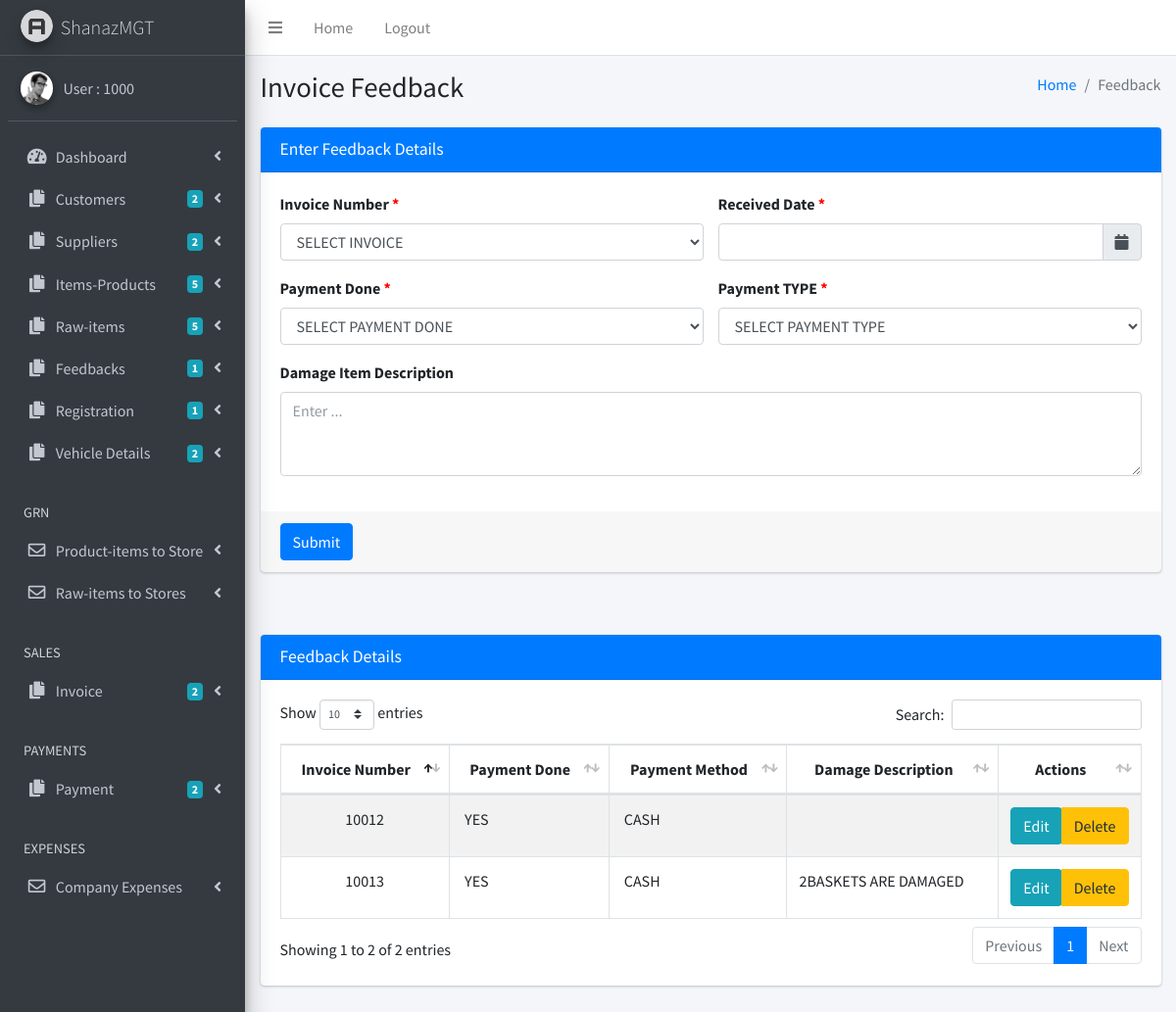
Page /feedback_customer.php (signed in) on the committed database.
### tables this page shows
CREATE TABLE IF NOT EXISTS `feedback` (
  `id` int(11) NOT NULL AUTO_INCREMENT,
  `invoice_id` int(11) NOT NULL,
  `recieved_date` datetime NOT NULL,
  `pay_done` varchar(5) NOT NULL,
  `description` varchar(100) NOT NULL,
  `user` int(5) NOT NULL,
  `status` int(2) NOT NULL DEFAULT '1',
  `entered_date` datetime NOT NULL DEFAULT CURRENT_TIMESTAMP,
  `pay_type` varchar(6) NOT NULL,
  PRIMARY KEY (`id`),
  KEY `user id_idx` (`user`)
);

### feedback_customer.php (the view, shortened to what this page needs)
<!DOCTYPE html>
<html>
    <head>
        <link rel="stylesheet" href="plugins/fontawesome-free/css/all.min.css">
        <link rel="stylesheet" href="https://code.ionicframework.com/ionicons/2.0.1/css/ionicons.min.css">
        <link rel="stylesheet" href="dist/css/adminlte.min.css">
        <link rel="stylesheet" href="plugins/datatables-bs4/css/dataTables.bootstrap4.min.css">
        <link rel="stylesheet" href="plugins/datatables-responsive/css/responsive.bootstrap4.min.css">
        <link rel="stylesheet" href="plugins/select2/css/select2.min.css">
        <link rel="stylesheet" href="plugins/select2-bootstrap4-theme/select2-bootstrap4.min.css">
        <link rel="stylesheet" href="plugins/bootstrap4-duallistbox/bootstrap-duallistbox.min.css">
        <link rel="stylesheet" href="dist/css/adminlte.min.css">
        <link rel="stylesheet" href="plugins/datatables-bs4/css/dataTables.bootstrap4.min.css">
        <link rel="stylesheet" href="plugins/datatables-responsive/css/responsive.bootstrap4.min.css">
        <link rel="stylesheet" href="plugins/fontawesome-free/css/all.min.css">
  <link rel="stylesheet" href="https://code.ionicframework.com/ionicons/2.0.1/css/ionicons.min.css">
  <link rel="stylesheet" href="plugins/overlayScrollbars/css/OverlayScrollbars.min.css">
  <link rel="stylesheet" href="dist/css/adminlte.min.css">
    </head>
 <body class="hold-transition sidebar-mini layout-fixed layout-navbar-fixed layout-footer-fixed">
 <?php
   include 'sidebar.php';
  ?>
        <div class="content-wrapper">
            <section class="content-header">
                <div class="container-fluid">
                    <div class="row mb-2">
                        <div class="col-sm-6">
                            <h1>Invoice Feedback</h1>
                        </div>
                        <div class="col-sm-6">
                            <ol class="breadcrumb float-sm-right">
                                <li class="breadcrumb-item"><a href="#">Home</a></li>
                                <li class="breadcrumb-item active">Feedback</li>
                            </ol>
                        </div>
                    </div>
            </section>
            <section class="content">
                <div class="container-fluid">
                    <div class="card card-primary">
                        <div class="card-header">
                            <h3 class="card-title">Enter Feedback Details</h3>
                        </div>
                        <form name="myForm" id="myForm" action="" method="POST" enctype="multipart/form-datam" onsubmit="return submitForm();">
                            <div class="card-body">
                                <div class="row">
                                    <div class="col-md-6">
                                        <div class="form-group">
                                            <label>Invoice Number <font color='red'> *</font></label>
                                     <select class="form-control select2" style="width: 100%;" name="innum" id ="cat1" required>
                                                <option value=""> SELECT INVOICE </OPTION>
                                            </select>
                                        </div>
                                    </div>
                                    <div class="col-md-6">
                                        <div class="form-group">
                                            <label>Received Date<font color='red'> *</font></label>
                                            <div class="input-group date" id="reservationdate1" data-target-input="nearest">
                                                <input autocomplete="off" type="text" id="re_date" name="re_date" class="form-control datetimepicker-input" data-target="#reservationdate" required=""/>
                                                <div class="input-group-append" data-target="#reservationdate1" data-toggle="datetimepicker">
                                                    <div class="input-group-text"><i class="fa fa-calendar"></i></div>
                                                </div>
                                            </div>
                                        </div>
                                    </div>
                                </div>
                                <div class="row">
                                    <div class="col-md-6">
                                     <div class="form-group">
                                            <label>Payment Done <font color='red'> *</font></label>
                                            <select class="form-control select2" style="width: 100%;"  name="pay_done" id="type" required="" >
                                                <option value=''>SELECT PAYMENT DONE</option>
                                            </select>
                                        </div>
                                    </div>
                                    <div class="col-md-6">
 <div class="form-group">
                                            <label>Payment TYPE<font color='red'> *</font></label>
                                            <select class="form-control select2" style="width: 100%;" name="pay_type"  id="type" required="">
                                                <option value=''>SELECT PAYMENT TYPE</option>
                                            </select>
                                        </div>
                                    </div>
                                </div>
                                 <div class="form-group">
                        <label>Damage Item Description</label>
                        <textarea class="form-control" name="description" rows="3" placeholder="Enter ..."></textarea>
                      </div>
                            </div>
                              <div class="card-footer">
                    <button type="submit" class="btn btn-primary" id ="submit">Submit </button>
                </div>
                          </form>
                    </div>
        <br>
        <br>
        <div class="card card-primary">
            <div class="card-header">
                <h3 class="card-title">Feedback Details</h3>
            </div>
            <div class="card-body">
                <table id="example2" class="table table-bordered table-striped">
                    <thead>
                        <?php
                        echo "<tr><th><center>Invoice Number</center></th><th><center>Payment Done</center></th><th><center>Payment Method </center></th><th><center> Damage Description</center></th>
					<th width='1%'><center> Actions</center></th>
					</tr></tfoot>
                                        </thead>
                                        <tbody>";
                        $sql = "SELECT id,invoice_id,pay_done,pay_type,description FROM feedback WHERE  status = '1' ";
                        $result = mysqli_query($con, $sql);
                        while ($arraySomething1 = mysqli_fetch_array($result)) {
                            $id = $arraySomething1['id'];
                            $pay_done = $arraySomething1['pay_done'];
                            $pay_type = $arraySomething1['pay_type'];
                            $description = $arraySomething1['description'];
                               $id1 = $id + 10000;
                            echo "<tr><td> <center>$id1</center></td><td> &nbsp" . $pay_done . " </td><td> &nbsp" . $pay_type . " </td><td>$description</td>";
                            echo "<td> <div class='btn-group'>
                              <a href='edit_feedback.php?r=$id'><button type='button' class='btn btn-info'>Edit</button></a>
                        <a href='delete_feedback.php?r=$id' button type='button' class='btn btn-warning'>Delete</button>
                      </div></td>";
                        }
                        echo "</tbody>
                                                                                 ";
                        ?>
                </table>
            </div>  </div>
        <br>
        <br>
    </div>
</section>
</div>

### rows in the picture
feedback: id "10012", pay_done "YES", pay_type "CASH"
feedback: id "10013", pay_done "YES", pay_type "CASH", description "2BASKETS ARE DAMAGED"

### other values in the picture
$_SESSION['sess_name'] "1000"
